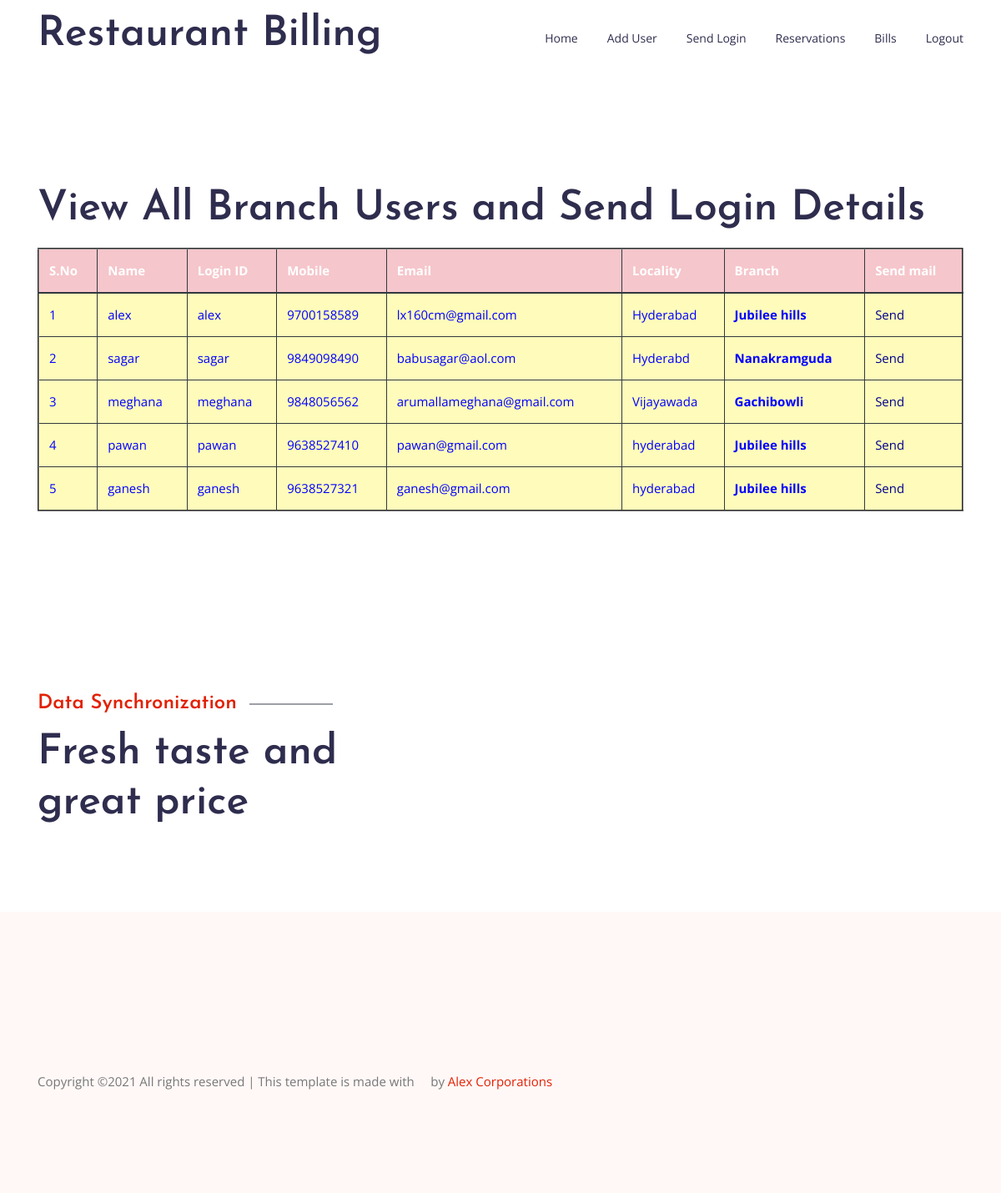
/ri/AdminSendingMailsToBrachUsers/, run on the app's committed database.
### RestaurantInformation/models.py (models this page shows, shortened)
class BranchUserRegisterModel(models.Model):
    name = models.CharField(max_length=100)
    loginid = models.CharField(unique=True, max_length=100)
    password = models.CharField(max_length=100)
    mobile = models.CharField(unique=True, max_length=100)
    email = models.CharField(unique=True, max_length=100)
    locality = models.CharField(max_length=100)
    address = models.CharField(max_length=1000)
    city = models.CharField(max_length=100)
    state = models.CharField(max_length=100)
    branch = models.CharField(max_length=100)
    USERNAME_FIELD = 'loginid'
    REQUIRED_FIELDS = ['password']
    is_anonymous = models.BooleanField(default=False)
    is_authenticated = models.BooleanField(default=False)
    objects=UserManager()
    class Meta:
        db_table = 'BranchUsers'

### RestaurantInformation/views.py (the view)
# urls.py: path('AdminSendingMailsToBrachUsers/', admins.AdminSendingMailsToBrachUsers, name='AdminSendingMailsToBrachUsers'),
def AdminSendingMailsToBrachUsers(request):
    id = request.GET.get('uid')
    print('Your ID is ',id)
    try:
        check = BranchUserRegisterModel.objects.get(id=id)
        loginname = check.loginid
        loginpass = check.password
        branch = check.branch
        email = check.email
        sub = "[" + str(today) + "]Login Details of the Branch " + branch
        mailbody = "Dear user, this is your login details of the Restaurant at our branch " + branch + "Login id " \
                                                                                                       "<loginname>" + \
                   loginname + "</loginname> and password is " + loginpass
        email_from = settings.EMAIL_HOST_USER
        recipient_list = [email, ]
        obj = send_mail(sub, mailbody, email_from, recipient_list)
        print('Mail Object is ' + obj)
    except Exception as ex:
        pass
    data = BranchUserRegisterModel.objects.all()
    return render(request, 'admins/ViewAllBranchUsers.html', {'data': data})

### assets/templates/admins/ViewAllBranchUsers.html
{%extends 'admins/adminbase.html'%}
{%load static%}
{%block contents%}
<section class="about section-margin pb-xl-70">
    <div class="container">
        <h2>View All Branch Users and Send Login Details</h2>
      <p>
 <table border="2px" class="table table-hover table-dark">
                    <thead>
                    <tr class="table-danger">
                        <th scope="col">S.No</th>
                        <th scope="col">Name</th>
                        <th scope="col">Login ID</th>
                        <th scope="col">Mobile</th>
                        <th scope="col">Email</th>
                        <th scope="col">Locality</th>
                        <th scope="col">Branch</th>
                        <th scope="col">Send mail</th>
                    </tr>
                    </thead>
                    <tbody>
                    {% for i in data %}
                    <tr scope="row" style="color: BLUE; background-color:#FFFCBB">
                        <td>{{forloop.counter}}</td>
                        <td>{{i.name}}</td>
                        <td>{{i.loginid}}</td>
                        <td>{{i.mobile}}</td>
                        <td>{{i.email}}</td>
                        <td>{{i.locality}}</td>
                        <td><strong>{{i.branch}}</strong></td>
                        <td><a class="btn-link" href="{%url 'AdminSendingMailsToBrachUsers'%}?uid={{ i.id }}" style="color:DARKBLUE">Send</a></td>
                    </tr>
                    {% endfor %}
                    </tbody>
                </table>
                        </p>
    </div>
  </section>
{%endblock%}

### assets/templates/admins/adminbase.html (shortened to what this page needs)
<!DOCTYPE html>
{%load static%}
<html lang="en">
<head>
  <link rel="stylesheet" href="{%static 'vendors/bootstrap/bootstrap.min.css'%}">
  <link rel="stylesheet" href="{%static 'vendors/themify-icons/themify-icons.css'%}">
  <link rel="stylesheet" href="{%static 'vendors/owl-carousel/owl.theme.default.min.css'%}">
  <link rel="stylesheet" href="{%static 'vendors/owl-carousel/owl.carousel.min.css'%}">
  <link rel="stylesheet" href="{%static 'vendors/Magnific-Popup/magnific-popup.css'%}">
  <link rel="stylesheet" href="{%static 'css/style.css'%}">
</head>
<body>
  <header class="header_area">
    <div class="main_menu">
      <nav class="navbar navbar-expand-lg navbar-light">
        <div class="container box_1620">
          <a class="navbar-brand logo_h" href="{%url 'AdminHome'%}"><h2>Restaurant Billing</h2></a>
            <div class="collapse navbar-collapse offset" id="navbarSupportedContent">
            <ul class="nav navbar-nav menu_nav justify-content-end">
              <li class="nav-item"><a class="nav-link" href="{%url 'AdminHome'%}">Home</a></li>
              <li class="nav-item"><a class="nav-link" href="{%url 'AdminAddBranchUserForm'%}">Add User</a></li>
              <li class="nav-item"><a class="nav-link" href="{%url 'AdminSendingLoginDetails'%}">Send Login</a></li>
              <li class="nav-item"><a class="nav-link" href="{%url 'AdminViewAllReservations'%}">Reservations</a></li>
              <li class="nav-item"><a class="nav-link" href="{%url 'AdminViewALLBillsForm'%}">Bills</a></li>
              <li class="nav-item"><a class="nav-link" href="{%url 'logout'%}">Logout</a>
            </ul>
          </div>
        </div>
      </nav>
    </div>
  </header>
  {%block contents%}
  {%endblock%}
  <section class="section-margin mb-lg-100">
    <div class="container">
      <div class="section-intro mb-75px">
        <h4 class="intro-title">Data Synchronization</h4>
        <h2>Fresh taste and great price</h2>
      </div>
    </div>
  </section>
  <footer class="footer-area section-gap">
		<div class="container">
			<div class="footer-bottom row align-items-center text-center text-lg-left">
				<p class="footer-text m-0 col-lg-8 col-md-12">
Copyright &copy;<script>document.write(new Date().getFullYear());</script> All rights reserved | This template is made with <i class="ti-heart" aria-hidden="true"></i> by <a href="#" target="_blank">Alex Corporations</a>
</p>
			</div>
		</div>
	</footer>
</body>
</html>

### assets/static/css/style.css (style rules this page uses)
body { color:#888;font-family:"Open Sans",sans-serif;font-size:15px;font-weight:400;line-height:1.8 }
ul { list-style-type:none;margin:0;padding:0 }
h1,h2,h3,h4,h5,h6 { font-family:"Josefin Sans",sans-serif;color:#2f2d4e;line-height:1.2 }
h2,.h2 { font-weight:600;font-size:26px }
@media (min-width: 1200px) { h2,.h2 { font-size:50px } }
h4,.h4 { font-size:24px;font-weight:600 }
.mb-75px { margin-bottom:35px }
@media (min-width: 992px) { .mb-75px { margin-bottom:75px } }
.section-margin { margin:65px 0 }
@media (min-width: 992px) { .section-margin { margin:130px 0 } }
@media (min-width: 1200px) { .pb-xl-70 { padding-bottom:70px } }
@media (min-width: 992px) { .mb-lg-100 { margin-bottom:100px } }
.header_area { transition:background 0.4s, all 0.3s linear }
.header_area .navbar-brand { margin-right:30px;padding:0 }
.header_area .menu_nav { width:100% }
.header_area .navbar { background:transparent;border:0px;border-radius:0px;width:100%;padding-top:0;padding-bottom:0 }
.header_area .navbar .nav .nav-item { margin-right:35px }
.header_area .navbar .nav .nav-item .nav-link { font-family:"Open Sans",sans-serif;color:#2f2d4e;text-transform:capitalize;font-size:14px;font-weight:400;padding:33px 0;display:inline-block }
.header_area .navbar .nav .nav-item .nav-link:after { display:none }
.header_area .navbar .nav .nav-item:last-child { margin-right:0px }
.section-intro { max-width:460px }
.section-intro .intro-title { display:inline-block;font-size:24px;color:#e22104;padding-right:115px;position:relative;margin-bottom:15px }
.section-intro .intro-title::after { content:"";display:block;height:1px;min-width:100px;background-color:#3a414e;position:absolute;top:50%;right:0;transform:translateY(-50%) }
.footer-area { padding:120px 0px 120px;background:#fff8f7 }
.footer-area .footer-bottom { margin-top:70px }
.footer-area .footer-bottom p { color:#777 }
.footer-area .footer-bottom p a { color:#e22104 }

### data on the page
BranchUserRegisterModel: name "alex", loginid "alex", mobile "9700158589", email "lx160cm@gmail.com", locality "Hyderabad", branch "Jubilee hills"
BranchUserRegisterModel: name "sagar", loginid "sagar", mobile "9849098490", email "babusagar@aol.com", locality "Hyderabd", branch "Nanakramguda"
BranchUserRegisterModel: name "meghana", loginid "meghana", mobile "9848056562", email "arumallameghana@gmail.com", locality "Vijayawada", branch "Gachibowli"
BranchUserRegisterModel: name "pawan", loginid "pawan", mobile "9638527410", email "pawan@gmail.com", locality "hyderabad", branch "Jubilee hills"
BranchUserRegisterModel: name "ganesh", loginid "ganesh", mobile "9638527321", email "ganesh@gmail.com", locality "hyderabad", branch "Jubilee hills"
